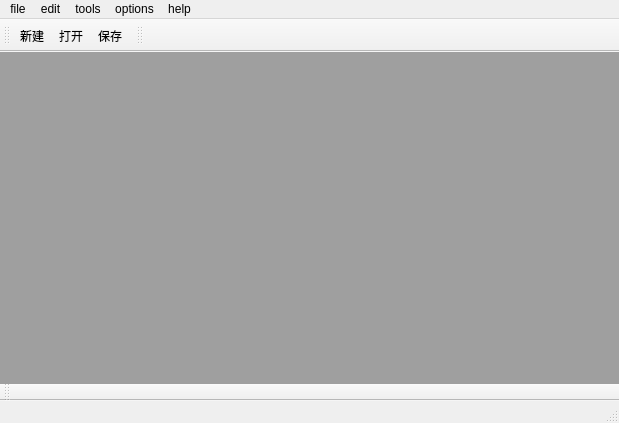
<?xml version="1.0" encoding="UTF-8"?>
<ui version="4.0">
 <class>MainWindow</class>
 <widget class="QMainWindow" name="MainWindow">
  <property name="geometry">
   <rect>
    <x>0</x>
    <y>0</y>
    <width>619</width>
    <height>423</height>
   </rect>
  </property>
  <property name="windowTitle">
   <string>Spreadsheet</string>
  </property>
  <property name="styleSheet">
   <string notr="true"/>
  </property>
  <widget class="QWidget" name="centralwidget">
   <widget class="QMdiArea" name="mdiArea">
    <property name="geometry">
     <rect>
      <x>0</x>
      <y>0</y>
      <width>621</width>
      <height>351</height>
     </rect>
    </property>
   </widget>
  </widget>
  <widget class="QMenuBar" name="menubar">
   <property name="geometry">
    <rect>
     <x>0</x>
     <y>0</y>
     <width>619</width>
     <height>23</height>
    </rect>
   </property>
   <widget class="QMenu" name="menuaas">
    <property name="title">
     <string>file</string>
    </property>
    <addaction name="actionnew"/>
    <addaction name="actionopen"/>
    <addaction name="actionsave"/>
    <addaction name="actionsave_as"/>
    <addaction name="separator"/>
    <addaction name="action1population"/>
    <addaction name="action2report_2006_sp"/>
    <addaction name="separator"/>
    <addaction name="actionExit"/>
   </widget>
   <widget class="QMenu" name="menuedit">
    <property name="title">
     <string>edit</string>
    </property>
    <widget class="QMenu" name="menuselect">
     <property name="title">
      <string>select</string>
     </property>
     <addaction name="actionrow"/>
     <addaction name="actioncolumn"/>
     <addaction name="actionall"/>
    </widget>
    <addaction name="actioncut"/>
    <addaction name="actioncopy"/>
    <addaction name="actionpaste"/>
    <addaction name="actiondelete"/>
    <addaction name="menuselect"/>
    <addaction name="separator"/>
    <addaction name="actionfind"/>
    <addaction name="actiongo_to_cell"/>
   </widget>
   <widget class="QMenu" name="menutools">
    <property name="title">
     <string>tools</string>
    </property>
    <addaction name="actionrecalculate"/>
    <addaction name="actionsort"/>
   </widget>
   <widget class="QMenu" name="menuoptions">
    <property name="title">
     <string>options</string>
    </property>
    <addaction name="actionshow_grid"/>
    <addaction name="actionauto_recalculate"/>
   </widget>
   <widget class="QMenu" name="menuhelp">
    <property name="title">
     <string>help</string>
    </property>
    <addaction name="actionabout"/>
    <addaction name="actionabout_qt"/>
   </widget>
   <addaction name="menuaas"/>
   <addaction name="menuedit"/>
   <addaction name="menutools"/>
   <addaction name="menuoptions"/>
   <addaction name="menuhelp"/>
  </widget>
  <widget class="QStatusBar" name="statusbar"/>
  <widget class="QToolBar" name="toolBar">
   <property name="windowTitle">
    <string>toolBar</string>
   </property>
   <attribute name="toolBarArea">
    <enum>TopToolBarArea</enum>
   </attribute>
   <attribute name="toolBarBreak">
    <bool>false</bool>
   </attribute>
   <addaction name="action_4"/>
   <addaction name="action_5"/>
   <addaction name="action_6"/>
  </widget>
  <widget class="QToolBar" name="toolBar_2">
   <property name="windowTitle">
    <string>toolBar_2</string>
   </property>
   <attribute name="toolBarArea">
    <enum>TopToolBarArea</enum>
   </attribute>
   <attribute name="toolBarBreak">
    <bool>false</bool>
   </attribute>
  </widget>
  <widget class="QToolBar" name="toolBar_3">
   <property name="windowTitle">
    <string>toolBar_3</string>
   </property>
   <attribute name="toolBarArea">
    <enum>BottomToolBarArea</enum>
   </attribute>
   <attribute name="toolBarBreak">
    <bool>false</bool>
   </attribute>
  </widget>
  <action name="actionnew">
   <property name="icon">
    <iconset resource="images.qrc">
     <normaloff>:/new/prefix1/images/test.bmp</normaloff>:/new/prefix1/images/test.bmp</iconset>
   </property>
   <property name="text">
    <string>new      CTRL+N</string>
   </property>
   <property name="shortcut">
    <string>Ctrl+N</string>
   </property>
   <property name="autoRepeat">
    <bool>true</bool>
   </property>
  </action>
  <action name="actionopen">
   <property name="text">
    <string>open      CTRL+N</string>
   </property>
   <property name="shortcut">
    <string>Shift+O</string>
   </property>
  </action>
  <action name="actionsave">
   <property name="text">
    <string>save      CTRL+S</string>
   </property>
   <property name="shortcut">
    <string>Ctrl+S</string>
   </property>
  </action>
  <action name="actionsave_as">
   <property name="text">
    <string>save as</string>
   </property>
  </action>
  <action name="action1population">
   <property name="text">
    <string>1population</string>
   </property>
  </action>
  <action name="action2report_2006_sp">
   <property name="text">
    <string>2report 2006.sp</string>
   </property>
  </action>
  <action name="actionExit">
   <property name="text">
    <string>Exit</string>
   </property>
  </action>
  <action name="actioncut">
   <property name="text">
    <string>cut</string>
   </property>
  </action>
  <action name="actioncopy">
   <property name="text">
    <string>copy</string>
   </property>
  </action>
  <action name="actionpaste">
   <property name="text">
    <string>paste</string>
   </property>
  </action>
  <action name="actiondelete">
   <property name="text">
    <string>delete</string>
   </property>
  </action>
  <action name="actionfind">
   <property name="text">
    <string>find</string>
   </property>
  </action>
  <action name="actiongo_to_cell">
   <property name="text">
    <string>go to cell</string>
   </property>
  </action>
  <action name="actionrecalculate">
   <property name="text">
    <string>recalculate</string>
   </property>
  </action>
  <action name="actionsort">
   <property name="text">
    <string>sort</string>
   </property>
  </action>
  <action name="actionrow">
   <property name="text">
    <string>row</string>
   </property>
  </action>
  <action name="actioncolumn">
   <property name="text">
    <string>column</string>
   </property>
  </action>
  <action name="actionall">
   <property name="text">
    <string>all</string>
   </property>
  </action>
  <action name="actionshow_grid">
   <property name="text">
    <string>show grid</string>
   </property>
  </action>
  <action name="actionauto_recalculate">
   <property name="text">
    <string>auto-recalculate</string>
   </property>
  </action>
  <action name="actionabout">
   <property name="text">
    <string>about</string>
   </property>
  </action>
  <action name="actionabout_qt">
   <property name="text">
    <string>about qt</string>
   </property>
  </action>
  <action name="action_4">
   <property name="text">
    <string>新建</string>
   </property>
   <property name="toolTip">
    <string>新建文件</string>
   </property>
   <property name="shortcut">
    <string>Ctrl+N</string>
   </property>
  </action>
  <action name="action_5">
   <property name="text">
    <string>打开</string>
   </property>
   <property name="toolTip">
    <string>打开文件</string>
   </property>
   <property name="shortcut">
    <string>Ctrl+O</string>
   </property>
  </action>
  <action name="action_6">
   <property name="text">
    <string>保存</string>
   </property>
   <property name="toolTip">
    <string>保存文件</string>
   </property>
   <property name="shortcut">
    <string>Ctrl+S</string>
   </property>
  </action>
 </widget>
 <resources>
  <include location="images.qrc"/>
 </resources>
 <connections/>
</ui>
